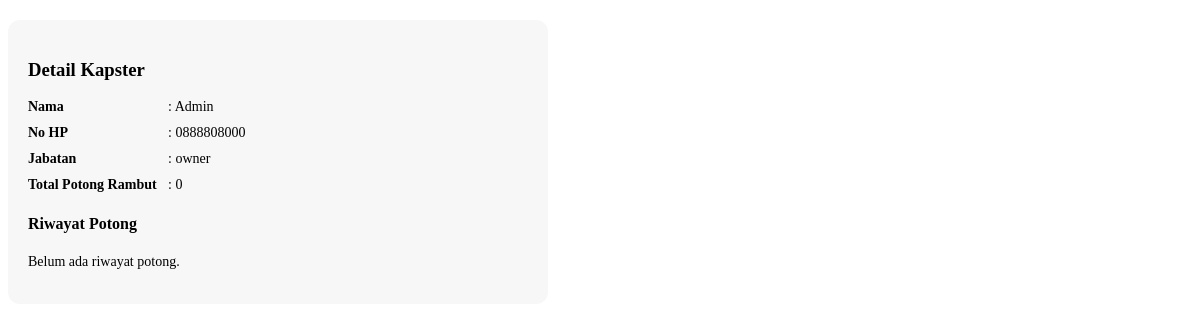
Before: /detail_kapster.php?id=15 with the older database file.
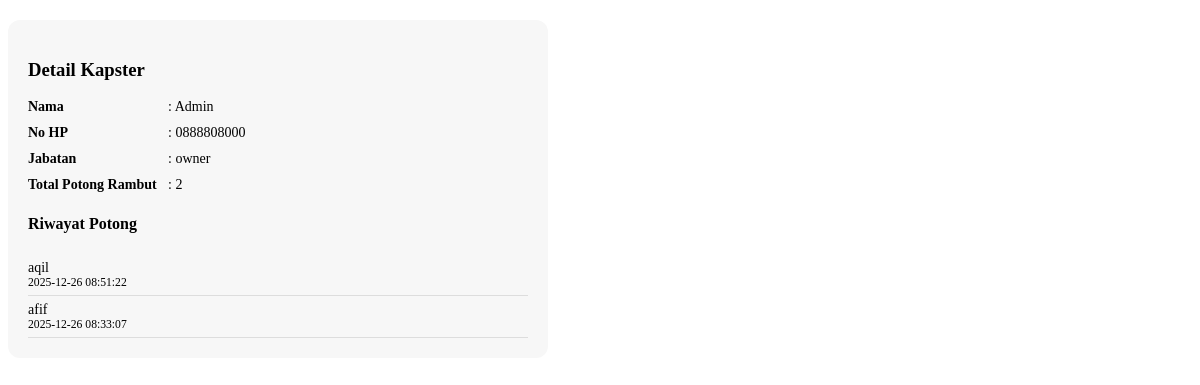
After: the same page with the newer database file.
### tables this page shows
CREATE TABLE `kapster` (
  `id` int(11) NOT NULL,
  `username` varchar(50) NOT NULL,
  `nama` varchar(100) DEFAULT NULL,
  `nomor_hp` varchar(25) NOT NULL,
  `jabatan` enum('owner','kapster') NOT NULL,
  `password` varchar(50) DEFAULT NULL
);

CREATE TABLE `riwayat_kapster` (
  `id` int(11) NOT NULL,
  `id_kapster` int(11) NOT NULL,
  `id_pelanggan` int(11) NOT NULL,
  `created_at` timestamp NOT NULL DEFAULT current_timestamp()
);

CREATE TABLE `pelanggan` (
  `id` int(11) NOT NULL,
  `nama` varchar(100) NOT NULL,
  `bentuk_wajah` varchar(50) DEFAULT NULL,
  `created_at` timestamp NOT NULL DEFAULT current_timestamp(),
  `hp_pelanggan` varchar(25) DEFAULT NULL,
  `foto` varchar(255) DEFAULT NULL
);

### detail_kapster.php (the view, shortened to what this page needs)
<?php
require_once 'not-to-show/connect.php';
$id_kapster = (int) $_GET['id'];
$qKapster = mysqli_query(
    $conn,
    "SELECT id, nama, nomor_hp, jabatan
     FROM kapster
     WHERE id = $id_kapster"
);
$kapster = mysqli_fetch_assoc($qKapster);
$qTotal = mysqli_query(
    $conn,
    "SELECT COUNT(*) AS total
     FROM riwayat_kapster
     WHERE id_kapster = $id_kapster"
);
$total = mysqli_fetch_assoc($qTotal)['total'] ?? 0;
$qRiwayat = mysqli_query(
    $conn,
    "SELECT
        pelanggan.nama AS nama_pelanggan,
        riwayat_kapster.created_at
     FROM riwayat_kapster
     JOIN pelanggan
        ON pelanggan.id = riwayat_kapster.id_pelanggan
     WHERE riwayat_kapster.id_kapster = $id_kapster
     ORDER BY riwayat_kapster.created_at DESC"
);
?>
<div class="detail-card">
    <h3>Detail Kapster</h3>
    <div class="detail-row">
        <strong>Nama</strong>: <?= htmlspecialchars($kapster['nama']) ?>
    </div>
    <div class="detail-row">
        <strong>No HP</strong>: <?= htmlspecialchars($kapster['nomor_hp']) ?>
    </div>
    <div class="detail-row">
        <strong>Jabatan</strong>: <?= htmlspecialchars($kapster['jabatan']) ?>
    </div>
    <div class="detail-row">
        <strong>Total Potong Rambut</strong>: <?= $total ?>
    </div>
    <h4>Riwayat Potong</h4>
    <div class="riwayat-list">
        <?php if (mysqli_num_rows($qRiwayat) > 0): ?>
            <?php while ($r = mysqli_fetch_assoc($qRiwayat)): ?>
                <div class="riwayat-item">
                    <?= htmlspecialchars($r['nama_pelanggan']) ?>
                    <br>
                    <small><?= $r['created_at'] ?></small>
                </div>
            <?php endwhile; ?>
        <?php else: ?>
            <p>Belum ada riwayat potong.</p>
        <?php endif; ?>
    </div>
</div>

### detail_kapster.php (style rules this page uses)
.detail-card { margin-top: 20px; padding: 20px; background: #f7f7f7; border-radius: 12px; max-width: 500px; }
.detail-row { margin-bottom: 10px; font-size: 14px; }
.detail-row strong { display: inline-block; width: 140px; }
.riwayat-list { margin-top: 15px; font-size: 14px; }
.riwayat-item { padding: 6px 0; border-bottom: 1px solid #ddd; }

Changed rows visible on the page:
added riwayat_kapster: id_pelanggan.nama "aqil", created_at "2025-12-26 08:51:22"
added riwayat_kapster: id_pelanggan.nama "afif", created_at "2025-12-26 08:33:07"
Other visible differences:
$total: "0" → "2"
text no longer shown: "Belum ada riwayat potong."
